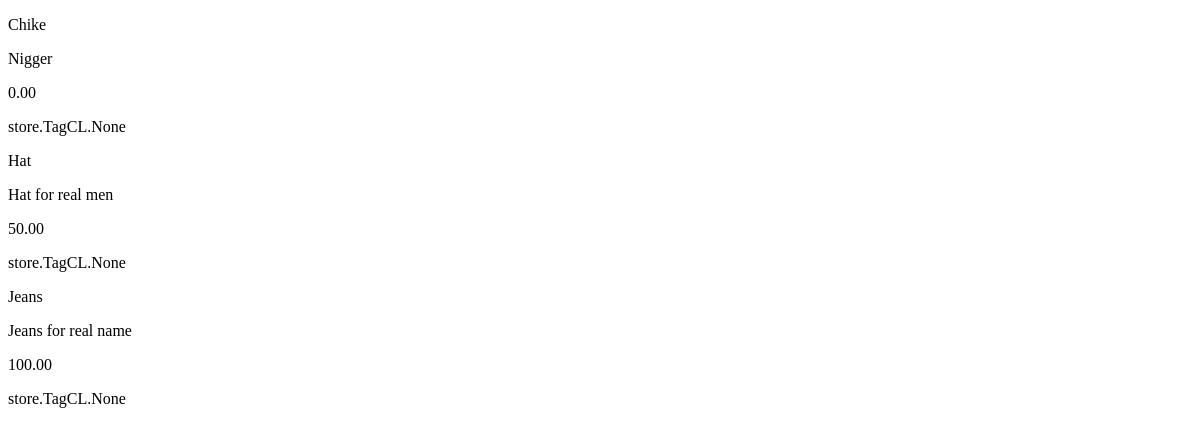
Before: / with the older database file.
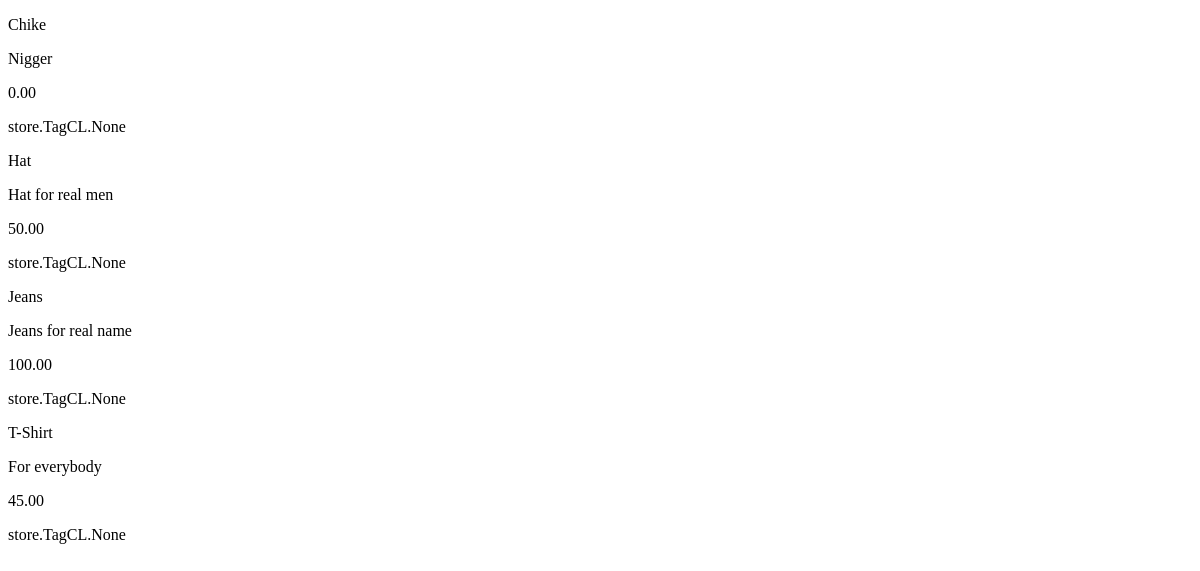
After: the same page with the newer database file.
### store/models.py (models this page shows, shortened)
class ProductCL(models.Model):
    name = models.CharField(max_length=255)
    description = models.TextField()
    price = models.DecimalField(max_digits=10, decimal_places=2)
    tags = models.ManyToManyField(TagCL)

### store/views.py (the view)
# urls.py: path('', ProductView.as_view()),
class ProductView(ListView):
    model = ProductCL
    queryset = ProductCL.objects.all()
    template_name = 'product_list.html'

### templates/product_list.html (shortened to what this page needs)
<!DOCTYPE html>
<html lang="en">
<head>
</head>
<body>
  {% for i in productcl_list %}
        <p>{{i.name}}</p>
        <p>{{i.description}}</p>
        <p>{{i.price}}</p>
        <p>{{i.tags}}</p>
  {% endfor %}
</body>
</html>

Changed rows visible on the page:
added ProductCL: name "T-Shirt", description "For everybody", price "45.00", tags "store.TagCL.None"
